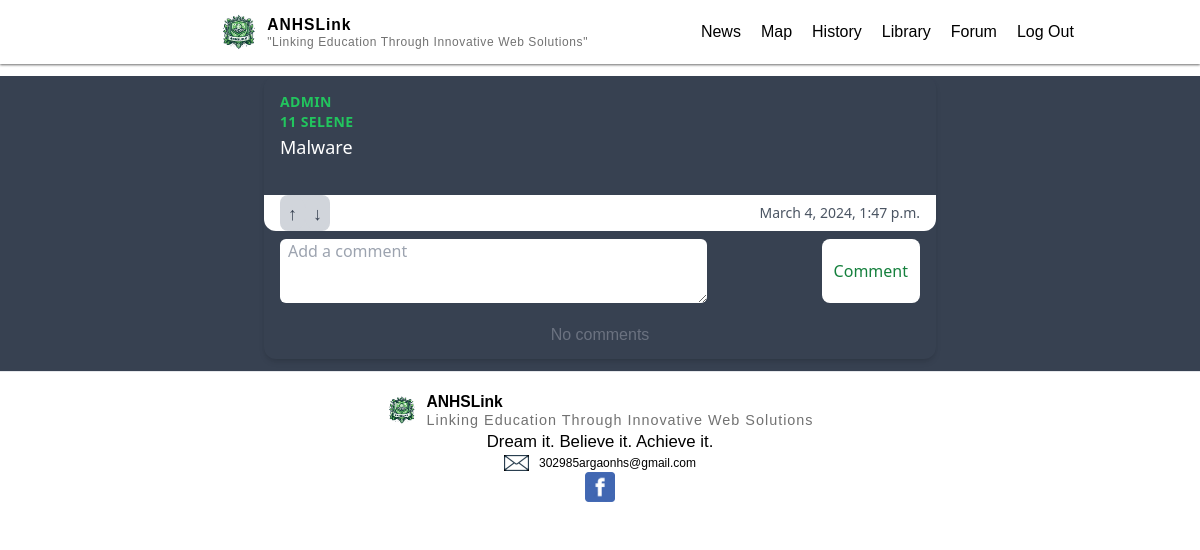
The app's page /forum/444/ (signed in), older data.
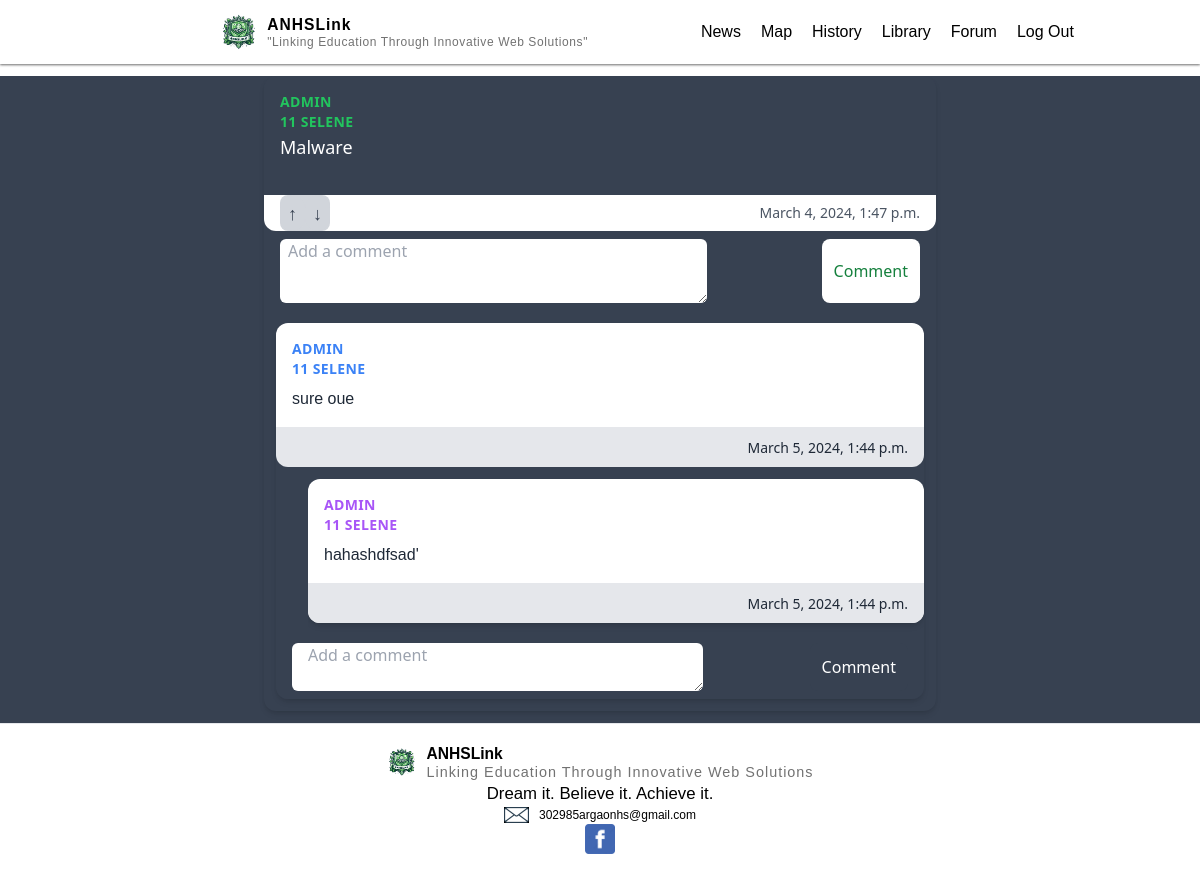
The same page, newer data.
### main/models.py (models this page shows, shortened)
class Forum (models.Model):
    author = models.ForeignKey(Profile, on_delete=models.CASCADE, related_name="author")
    title = models.CharField(max_length=200, default="")
    description = models.CharField(max_length=400, default="",blank=True)
    uploaded_at = models.DateTimeField(auto_now_add=True)

class Comment(models.Model):
    forum = models.ForeignKey(Forum, on_delete=models.CASCADE, null=True, blank=True, default="", related_name='comments')
    parent = models.ForeignKey("self", on_delete=models.CASCADE, null= True, blank=True, related_name ="replies")
    author = models.ForeignKey(User, on_delete=models.CASCADE, default="")
    text = models.CharField(max_length=400)
    uploaded_at = models.DateTimeField(auto_now_add=True)
    likes = models.IntegerField(default=0)
    def __str__(self):
        return self.text

### authentication/models.py (models this page shows, shortened)
class Profile(models.Model):
    user = models.OneToOneField(User, on_delete=models.CASCADE, related_name="profile")
    grade = models.IntegerField()
    section = models.CharField(default='Selene', max_length=20)
    email = models.EmailField(default="haha@gmail.com")

### main/views.py (the view)
# urls.py: path("forum/<int:id>/", views.forum_comment, name="forum_comment"),
@login_required(login_url="/login")
def forum_comment(request, id):
    forums = Forum.objects.filter(id=id)
    return render(request,"main/forum_about.html",{"forums":forums})

### main/templates/main/forum_about.html (shortened to what this page needs)
{% extends "main/base.html" %}
{% load static %}
{% block body %}
{% for forum in forums%}
<div class="bg-gray-700">
  <div class="max-w-md mx-auto bg-gray-700 rounded-xl shadow-md overflow-hidden md:max-w-2xl m-3">
    <div class="md:flex">
      <div class="p-4 bg-gray-700 text-white w-full">
        <div class="uppercase tracking-wide text-sm  font-semibold author text-green-500">{{forum.author.user.username}}</div>
        <div class="uppercase tracking-wide text-sm  font-semibold author text-green-500">{{ forum.author.grade}}
          {{ forum.author.section }}</div>
        <a href="#"
          class="block mt-1 mb-5 text-lg leading-tight font-medium text-white hover:underline">{{forum.title}}</a>
      </div>
    </div>
    <div class="px-4  bg-white flex justify-between rounded-b-xl">
      <span class="text-sm text-gray-700 bg bg-gray-300 rounded-lg"><button
          class="px-2 py-1 text-lg font-extrabold bg-gray-300 rounded-full">&#8593;
        </button>{{forum.likes}}<button class="px-2  py-1 text-lg font-extrabold bg-gray-300 rounded-full">&#8595;
        </button></span>
      <span class="text-sm text-gray-600 flex items-center">{{forum.uploaded_at}}</span>
    </div>
    <div>
      <form method="POST" class="form px-4 py-2 bg-gray-700 flex justify-between" action="{% url 'comment'  %}">
        <textarea required name="text" type="text" placeholder="Add a comment" class="rounded-md px-2 text-left w-2/3 h-16 " maxlength="400"></textarea>
        <button type="submit" class="text-green-700 bg-white px-3 rounded-lg submitBTN">Comment</button>
      </form>
    </div>
    {% for comment in forum.comments.all %}
    <div class=" bg-gray-700 rounded-xl shadow-md overflow-hidden md:max-w-2xl m-3">
      <div class="">
        <div class="">
          <div class="flex bg-white ">
            <div class="p-4 ">
              <div class="uppercase   tracking-wide text-sm text-blue-500 font-semibold author">
                {{comment.author.username}}
              </div>
              <div class="uppercase  tracking-wide text-sm text-blue-500 font-semibold author">
                {{comment.author.profile.grade}} {{comment.author.profile.section}}
              </div>
              <p class="mt-2 text-gray-800 size-fit ">{{comment.text}}</p>
            </div>
          </div>
          <div class="px-4 py-2 bg-gray-200 text-right rounded-b-xl  ">
            <span class="text-sm text-gray-800  ">{{comment.uploaded_at}}</span>
          </div>
        </div>
        {% for reply in comment.replies.all %}
        <div class="overflow-x-auto  ml-8">
          <div class="max-w-md mx-auto bg-white rounded-xl shadow-md overflow-hidden md:max-w-2xl m-3">
            <div class="md:flex">
              <div class="p-4 ">
                <div class="uppercase tracking-wide text-sm text-purple-500 font-semibold author">
                  {{reply.author.username}}
                </div>
                <div class="uppercase tracking-wide text-sm text-purple-500 font-semibold author">
                  {{reply.author.profile.grade}} {{reply.author.profile.section}}
                </div>
                <p class="mt-2 text-gray-800 size-fit ">{{ reply.text }}</p>
              </div>
            </div>
            <div class="px-4 py-2 bg-gray-200 text-right ">
              <span class="text-sm text-gray-800  ">{{reply.uploaded_at}}</span>
            </div>
          </div>
        </div>
        {% endfor %}
        <div>
          <form method="POST" class="form px-4 py-2 bg-gray-700 flex justify-between" action="{% url 'reply'  %}">
            <textarea required name="text" type="text" placeholder="Add a comment" class=" w-2/3 rounded-md px-4 text-left "
              maxlength="400"></textarea>
            <button type="submit" class="text-white bg-gray-700 px-3 rounded-lg submitBTN">Comment</button>
          </form>
        </div>
      </div>
    </div>
    {%empty%}
    <p class="m-3 text-center text-gray-500">No comments</p>
    {% endfor%}
  </div>
  {% endfor %}
  {% endblock %}

### main/templates/main/base.html (shortened to what this page needs)
{% load static %}
<!DOCTYPE html>
<html lang="en">
<head>
    <link rel="stylesheet" href="{% static 'css/main.css' %}">
    <link href="{% static 'styles/styles.css' %}" rel="stylesheet" type="text/css">
</head>
<body>
    <div class="page">
        <div class="head_container">
            <div class="branding">
                <img class="logo" src="{% static 'pictures/ANHSLink_logo.png' %}" alt="ANHS LOGO" width="7%">
                <div class="site-identity">
                    <p class="site-title">ANHSLink</p>
                    <p class="site-description">"Linking Education Through Innovative Web Solutions"</p>
                </div>
            </div>
            <div class="information flex justify-center space-x-">
                <a class="" href="{% url 'home' %}">
                    <p>News</p>
                </a>
                <a href="{% url 'map' %}">
                    <p>Map</p>
                </a>
                <a href="{% url 'history' %}">
                    <p>History</p>
                </a>
                <a href="{% url 'library' %}">
                    <p>Library</p>
                </a>
                <a href="{% url 'forum' %}">
                    <p>Forum</p>
                </a>
                <form action="{% url 'logout' %}" method="post">
                    <button type="submit"><p>Log Out</p></button>
                </form>
            </div>
        </div>
        {% block body %} {% endblock %}
        <footer>
            <div class="footer_container">
                <div class="branding_footer_whole">
                    <div class="branding_footer">
                        <img class="logo" src="{% static 'pictures/ANHSLink_logo.png' %}" alt="ANHS LOGO" width="5%"
                            height="10%">
                        <div class="site-identity_footer">
                            <p class="site-title_footer">ANHSLink</p>
                            <p class="site-description_footer">Linking Education Through Innovative Web Solutions</p>
                        </div>
                    </div>
                    <div class="branding_footer_motto">
                        Dream it. Believe it. Achieve it.
                    </div>
                    <div class="socials_footer">
                        <div class="heading">
                            <div class="quick_email">
                                <img class="contact_logo" src="{% static 'pictures/GMAIL_LOGO.png' %}" alt="gmail_logo"
                                    width="1rem">
                                <p class="contacts">302985argaonhs@gmail.com</p>
                            </div>
                        </div>
                        <a href="https://www.facebook.com/profile.php?id=100063811972895" target="_blank">
                            <img src="{% static 'pictures/FB_LOGO.png' %}" alt="fb_logo" width="30vw" height="30vh">
                        </a>
                    </div>
                </div>
            </div>
        </footer>
    </div>
</body>
</html>

### authentication/static/css/main.css (style rules this page uses)
html, :host { line-height: 1.5; -webkit-text-size-adjust: 100%; -moz-tab-size: 4; -o-tab-size: 4; tab-size: 4; font-family: ui-sans-serif, system-ui, sans-serif, "Apple Color Emoji", "Segoe UI Emoji", "Segoe UI Symbol", "Noto Color Emoji"; font-feature-settings: normal; font-variation-settings: normal; -webkit-tap-highlight-color: transparent; }
body { margin: 0; line-height: inherit; }
a { color: inherit; text-decoration: inherit; }
button, input, optgroup, select, textarea { font-family: inherit; font-feature-settings: inherit; font-variation-settings: inherit; font-size: 100%; font-weight: inherit; line-height: inherit; color: inherit; margin: 0; padding: 0; }
button, select { text-transform: none; }
button, [type='button'], [type='reset'], [type='submit'] { -webkit-appearance: button; background-color: transparent; background-image: none; }
blockquote, dl, dd, h1, h2, h3, h4, h5, h6, hr, figure, p, pre { margin: 0; }
textarea { resize: vertical; }
input::placeholder, textarea::placeholder { opacity: 1; color: #9ca3af; }
button, [role="button"] { cursor: pointer; }
img, svg, video, canvas, audio, iframe, embed, object { display: block; vertical-align: middle; }
img, video { max-width: 100%; height: auto; }
.m-3 { margin: 0.75rem; }
.mx-auto { margin-left: auto; margin-right: auto; }
.mb-5 { margin-bottom: 1.25rem; }
.ml-8 { margin-left: 2rem; }
.mt-1 { margin-top: 0.25rem; }
.mt-2 { margin-top: 0.5rem; }
.block { display: block; }
.flex { display: flex; }
.size-fit { width: -moz-fit-content; width: fit-content; height: -moz-fit-content; height: fit-content; }
.h-16 { height: 4rem; }
.w-2\/3 { width: 66.666667%; }
.w-full { width: 100%; }
.max-w-md { max-width: 28rem; }
.items-center { align-items: center; }
.justify-center { justify-content: center; }
.justify-between { justify-content: space-between; }
.overflow-hidden { overflow: hidden; }
.overflow-x-auto { overflow-x: auto; }
.rounded-full { border-radius: 9999px; }
.rounded-lg { border-radius: 0.5rem; }
.rounded-md { border-radius: 0.375rem; }
.rounded-xl { border-radius: 0.75rem; }
.rounded-b-xl { border-bottom-right-radius: 0.75rem; border-bottom-left-radius: 0.75rem; }
.bg-gray-200 { --tw-bg-opacity: 1; background-color: rgb(229 231 235 / var(--tw-bg-opacity)); }
.bg-gray-300 { --tw-bg-opacity: 1; background-color: rgb(209 213 219 / var(--tw-bg-opacity)); }
.bg-gray-700 { --tw-bg-opacity: 1; background-color: rgb(55 65 81 / var(--tw-bg-opacity)); }
.bg-white { --tw-bg-opacity: 1; background-color: rgb(255 255 255 / var(--tw-bg-opacity)); }
.p-4 { padding: 1rem; }
.px-2 { padding-left: 0.5rem; padding-right: 0.5rem; }
.px-3 { padding-left: 0.75rem; padding-right: 0.75rem; }
.px-4 { padding-left: 1rem; padding-right: 1rem; }
.py-1 { padding-top: 0.25rem; padding-bottom: 0.25rem; }
.py-2 { padding-top: 0.5rem; padding-bottom: 0.5rem; }
.text-left { text-align: left; }
.text-right { text-align: right; }
.text-lg { font-size: 1.125rem; line-height: 1.75rem; }
.text-sm { font-size: 0.875rem; line-height: 1.25rem; }
.font-extrabold { font-weight: 800; }
.font-medium { font-weight: 500; }
.font-semibold { font-weight: 600; }
.uppercase { text-transform: uppercase; }
.leading-tight { line-height: 1.25; }
.tracking-wide { letter-spacing: 0.025em; }
.text-blue-500 { --tw-text-opacity: 1; color: rgb(59 130 246 / var(--tw-text-opacity)); }
.text-gray-600 { --tw-text-opacity: 1; color: rgb(75 85 99 / var(--tw-text-opacity)); }
.text-gray-700 { --tw-text-opacity: 1; color: rgb(55 65 81 / var(--tw-text-opacity)); }
.text-gray-800 { --tw-text-opacity: 1; color: rgb(31 41 55 / var(--tw-text-opacity)); }
.text-green-500 { --tw-text-opacity: 1; color: rgb(34 197 94 / var(--tw-text-opacity)); }
.text-green-700 { --tw-text-opacity: 1; color: rgb(21 128 61 / var(--tw-text-opacity)); }
.text-purple-500 { --tw-text-opacity: 1; color: rgb(168 85 247 / var(--tw-text-opacity)); }
.text-white { --tw-text-opacity: 1; color: rgb(255 255 255 / var(--tw-text-opacity)); }
.shadow-md { --tw-shadow: 0 4px 6px -1px rgb(0 0 0 / 0.1), 0 2px 4px -2px rgb(0 0 0 / 0.1); --tw-shadow-colored: 0 4px 6px -1px var(--tw-shadow-color), 0 2px 4px -2px var(--tw-shadow-color); box-shadow: var(--tw-ring-offset-shadow, 0 0 #0000), var(--tw-ring-shadow, 0 0 #0000), var(--tw-shadow); }
@media (min-width: 768px) { .md\:flex { display: flex; } }
@media (min-width: 768px) { .md\:max-w-2xl { max-width: 42rem; } }

Row changes from the older to the newer data that the page shows:
shown differently, row unchanged: Forum "Malware": no longer shows "No comments"
added Comment: author.username "ADMIN", author.profile.grade "11", author.profile.section "SELENE", text "sure oue", uploaded_at "March 5, 2024, 1:44 p.m."
added Comment: author.username "ADMIN", author.profile.grade "11", author.profile.section "SELENE", text "hahashdfsad'", uploaded_at "March 5, 2024, 1:44 p.m."
